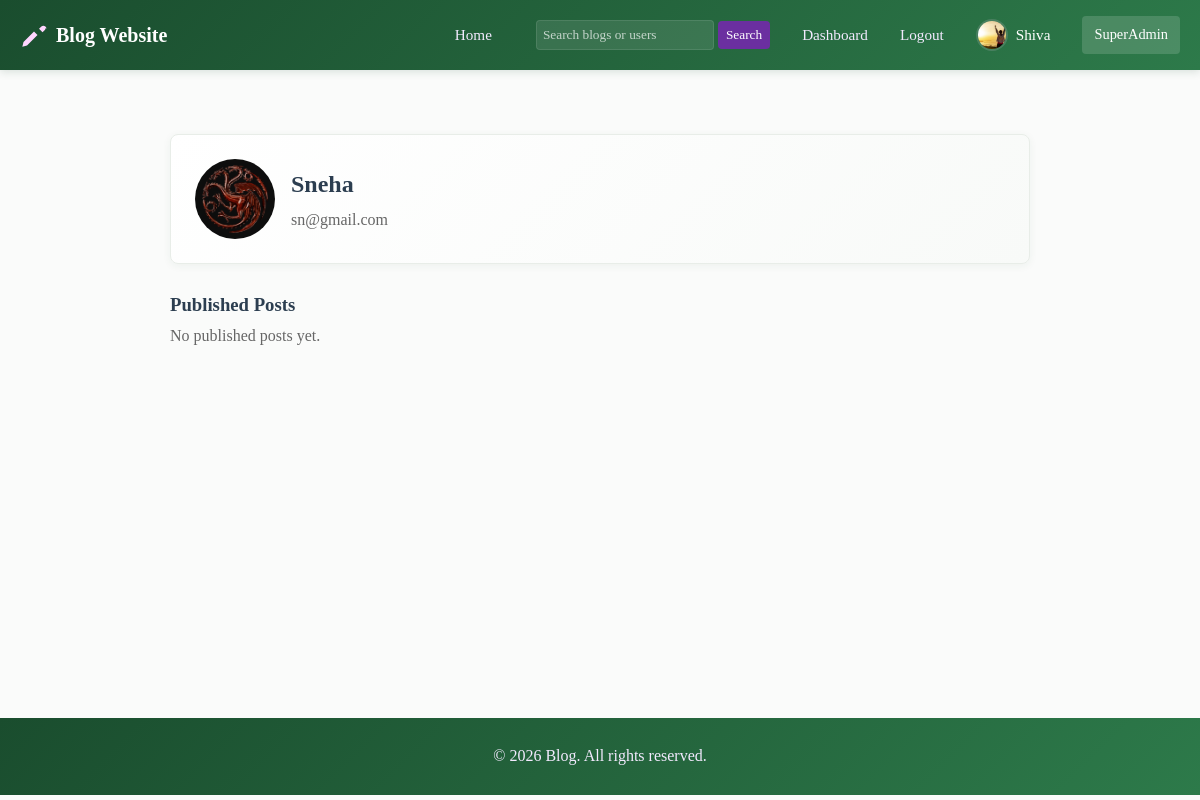
The app's page /profile/7/ (signed in) with its own data.
### blog/models.py (models this page shows, shortened)
class User(AbstractBaseUser, PermissionsMixin):
    name = models.CharField(max_length=100)
    email = models.EmailField(max_length=150, unique=True)
    profile_image = models.ImageField(upload_to='profiles/', blank=True, null=True)
    is_active = models.BooleanField(default=True)
    is_staff = models.BooleanField(default=False)
    created_at = models.DateTimeField(default=timezone.now)
    objects = UserManager()
    USERNAME_FIELD = 'email'
    REQUIRED_FIELDS = ['name']
    class Meta:
        db_table = 'users'
        verbose_name = 'User'
        verbose_name_plural = 'Users'
    @property
    def is_writer(self):
        try:
            return self.user_roles.filter(name='writer').exists()
        except Exception:
            return False

### blog/views.py (the view)
# urls.py: path('profile/<int:user_id>/', views.profile, name='profile'),
def profile(request, user_id):
    from django.contrib.auth import get_user_model
    User = get_user_model()
    try:
        profile_user = User.objects.get(id=user_id)
    except User.DoesNotExist:
        messages.error(request, 'User not found.')
        return redirect('home')
    published_blogs = profile_user.blogs.filter(status='published').order_by('-published_at')
    context = {
        'profile_user': profile_user,
        'published_blogs': published_blogs,
        'page_title': f"{profile_user.name} - Profile"
    }
    return render(request, 'profile.html', context)

### templates/profile.html (shortened to what this page needs)
{% extends 'base.html' %}
{% block content %}
<div class="container" style="max-width:900px;margin:2rem auto;">
    <div class="card" style="padding:1.5rem;display:flex;gap:16px;align-items:center;">
        {% if profile_user.profile_image %}
            <img src="{{ profile_user.profile_image.url }}" alt="avatar" style="height:80px;width:80px;border-radius:50%;object-fit:cover;">
        {% else %}
            <div style="height:80px;width:80px;border-radius:50%;background:#eee;display:flex;align-items:center;justify-content:center;color:#666;">{{ profile_user.name|slice:":1" }}</div>
        {% endif %}
        <div>
            <h2 style="margin:0;">{{ profile_user.name }}</h2>
            <p class="text-muted">{{ profile_user.email }}</p>
        </div>
    </div>
    <h3 style="margin-top:1.5rem;">Published Posts</h3>
    {% if published_blogs %}
        <div class="grid" style="margin-top:1rem;">
            {% for b in published_blogs %}
                <div class="blog-card">
                    {% if b.featured_image %}
                        <img src="{{ b.featured_image.url }}" alt="{{ b.title }}" style="width:100%;height:200px;object-fit:cover;">
                    {% endif %}
                    <div class="blog-card-body">
                        <h3><a href="{% url 'blog_detail' b.id %}">{{ b.title }}</a></h3>
                        <p class="small-text">{{ b.excerpt|default:""|truncatewords:20 }}</p>
                    </div>
                </div>
            {% endfor %}
        </div>
    {% else %}
        <p class="text-muted">No published posts yet.</p>
    {% endif %}
</div>
{% endblock %}

### templates/base.html (shortened to what this page needs)
<!DOCTYPE html>
<html lang="en">
<head>
    {% load static %}
    <link rel="stylesheet" href="{% static 'css/dashboard.css' %}">
</head>
<body>
    <header>
        <div class="container">
                <div class="logo">
                    <svg xmlns="http://www.w3.org/2000/svg" viewBox="0 0 24 24" fill="#ffd6ff"><path d="M2 22l1-4 9-9 3 3-9 9-4 1zm20-16c0 .6-.2 1.2-.7 1.7l-2 2-3-3 2-2c.5-.5 1.1-.7 1.7-.7.6 0 1.2.2 1.7.7l.3.3c.5.5.7 1.1.7 1.7z"/></svg>
                    <span>Blog Website</span>
                </div>
                <nav>
                    <a href="{% url 'home' %}">Home</a>
                    <form action="{% url 'search' %}" method="get" style="display:inline-block;margin-left:12px;">
                        <input type="search" name="q" placeholder="Search blogs or users" style="padding:6px;border-radius:4px;border:1px solid rgba(255,255,255,0.1);">
                        <button type="submit" style="padding:6px 8px;border-radius:4px;border:none;background:#6b2fa0;color:#fff;">Search</button>
                    </form>
                    {% if user.is_authenticated %}
                    <a href="{% url 'dashboard' %}">Dashboard</a>
                    <a href="{% url 'logout' %}">Logout</a>
                        <a href="{% url 'dashboard' %}" style="display:flex;align-items:center;gap:0.5rem;">
                            {% if user.profile_image %}
                                <img src="{{ user.profile_image.url }}" alt="avatar" style="height:32px;width:32px;border-radius:50%;object-fit:cover;border:2px solid rgba(255,214,255,0.15);">
                            {% else %}
                                <svg xmlns="http://www.w3.org/2000/svg" viewBox="0 0 24 24" fill="#ffd6ff" style="height:32px;width:32px;border-radius:50%;background:rgba(0,0,0,0.1);padding:4px;">
                                    <path d="M12 12c2.7 0 5-2.3 5-5s-2.3-5-5-5-5 2.3-5 5 2.3 5 5 5zm0 2c-4 0-8 2-8 4v2h16v-2c0-2-4-4-8-4z"/>
                                </svg>
                            {% endif %}
                            <span style="color:#fff;font-size:0.95rem;">{{ user.name }}</span>
                        </a>
                    {% else %}
                        <a href="{% url 'login' %}">Login</a>
                        <a href="{% url 'register' %}">Register</a>
                    {% endif %}
                    <a href="{% url 'superadmin_login' %}" style="padding:6px 12px;border-radius:4px;background:rgba(255,255,255,0.15);color:#fff;text-decoration:none;font-size:0.9rem;">SuperAdmin</a>
                </nav>
        </div>
    </header>
    <main>
        {% block content %}{% endblock %}
    </main>
    <footer>
        <p>&copy; 2026 Blog. All rights reserved.</p>
    </footer>
</body>
</html>

### static/css/dashboard.css (style rules this page uses)
:root { --light-purple:#d5acf6; --dark-accent:#ac52dd; --soft-gold:#c9a24a; --muted:#6b6b6b; }

### templates/base.html (style rules this page uses)
* { margin: 0; padding: 0; box-sizing: border-box; }
body { font-family: 'Times New Roman', Times, serif; line-height: 1.8; color: #2c3e50; background: #fafbfa; }
header { background: linear-gradient(135deg, #1a4d2e 0%, #2d7a4a 100%); color: #f3eaff; padding: 1rem 0; box-shadow: 0 2px 8px rgba(26, 77, 46, 0.15); }
.container { max-width: 1200px; margin: 0 auto; padding: 0 20px; }
header .container { display: flex; justify-content: space-between; align-items: center; }
.logo { display: flex; gap: 0.5rem; align-items: center; font-size: 1.25rem; font-weight: bold; color: #fff; font-family: 'Times New Roman', Times, serif; }
.logo svg { height: 28px; width: 28px; }
nav { display: flex; gap: 2rem; list-style: none; align-items: center; font-family: 'Times New Roman', Times, serif; }
nav a { color: #f3eaff; text-decoration: none; transition: color 0.2s; font-size: 0.95rem; font-family: 'Times New Roman', Times, serif; }
nav form { margin-left: 12px; }
nav input { padding: 6px 8px; border-radius: 4px; border: 1px solid rgba(255, 255, 255, 0.2); background: rgba(255, 255, 255, 0.1); color: white; font-family: 'Times New Roman', Times, serif; }
nav input::placeholder { color: rgba(255, 255, 255, 0.7); }
nav button { padding: 6px 8px; border-radius: 4px; border: none; background: rgba(255, 255, 255, 0.2); color: white; cursor: pointer; transition: all 0.3s; font-family: 'Times New Roman', Times, serif; }
main { min-height: calc(100vh - 200px); padding: 2rem 0; }
.card { background: linear-gradient(135deg, #ffffff 0%, #f8faf8 100%); border-radius: 8px; box-shadow: 0 2px 8px rgba(26, 77, 46, 0.06); padding: 1.5rem; margin: 1rem 0; border: 1px solid #e8ede8; color: #2c3e50; font-family: 'Times New Roman', Times, serif; }
footer { background: linear-gradient(135deg, #1a4d2e 0%, #2d7a4a 100%); color: #f3eaff; text-align: center; padding: 1.5rem 0; margin-top: 3rem; }
.text-muted { color: #666; }

### records on screen
User: profile_image (picture), name "Shiva"
User: profile_image (picture), name "Sneha", email "sn@gmail.com"
